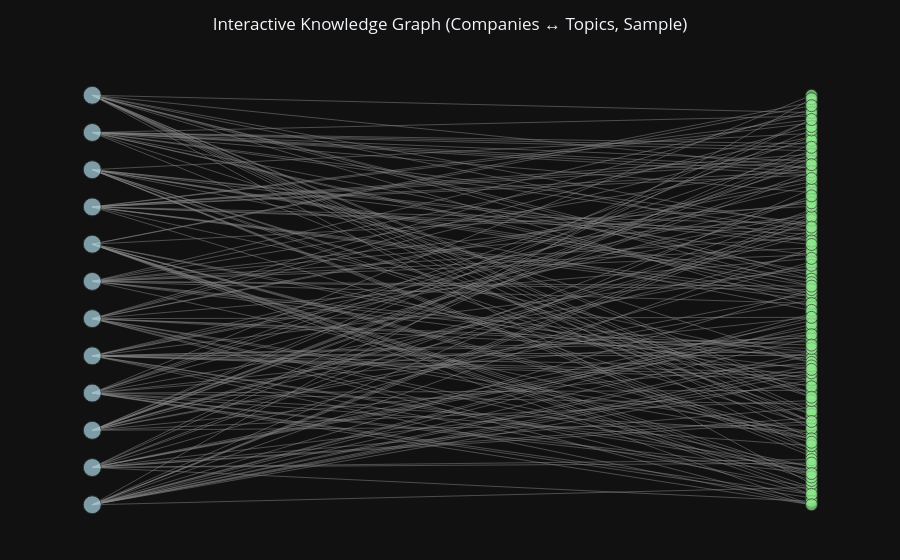

The notebook cell saved with this chart:
### Code cell
import plotly.graph_objects as go

# -----------------------------
# Build a smaller subgraph H
# -----------------------------

# All company nodes in the big graph G
company_nodes = [n for n, d in G.nodes(data=True) if d.get("type") == "company"]

# Use degree to pick the most "connected" companies
deg_full = dict(G.degree(company_nodes))

N = 12  # number of companies to display (tune this)
top_companies = sorted(company_nodes, key=lambda n: deg_full[n], reverse=True)[:N]

# Include all topics attached to these companies
sub_nodes = set(top_companies)
for c in top_companies:
    sub_nodes.update(G.neighbors(c))

H = G.subgraph(sub_nodes).copy()
print("Interactive subgraph:", H.number_of_nodes(), "nodes,", H.number_of_edges(), "edges")

# -----------------------------
# Create a bipartite-style layout
#   - Companies on x=0
#   - Topics on x=1
# -----------------------------
companies_sub = [n for n, d in H.nodes(data=True) if d.get("type") == "company"]
topics_sub    = [n for n, d in H.nodes(data=True) if d.get("type") == "topic"]

pos = {}

# How many nodes on each side
n_topics = len(topics_sub)
n_companies = len(companies_sub)

# We'll use the company side to define the vertical span
max_y = max(n_companies - 1, 1)

# Spread topics evenly across [0, max_y]
topic_y_values = np.linspace(0, max_y, num=n_topics) if n_topics > 1 else [max_y / 2]

for y, n in zip(topic_y_values, sorted(topics_sub)):
    pos[n] = (1, y)

# Companies still stacked 0..max_y
for i, n in enumerate(sorted(companies_sub)):
    pos[n] = (0, i)


# -----------------------------
# Build edge trace
# -----------------------------
edge_x = []
edge_y = []
edge_hover_x = []
edge_hover_y = []
edge_hover_text = []

for u, v, d in H.edges(data=True):
    x0, y0 = pos[u]
    x1, y1 = pos[v]

    # edge line
    edge_x += [x0, x1, None]
    edge_y += [y0, y1, None]

    # midpoint for hover marker
    mx, my = (x0 + x1) / 2, (y0 + y1) / 2
    edge_hover_x.append(mx)
    edge_hover_y.append(my)
    edge_hover_text.append(
        f"<b>{G.nodes[u].get('label', u) if G.nodes[u].get('type')=='company' else u}</b> "
        f"↔ "
        f"<b>{G.nodes[v].get('label', v) if G.nodes[v].get('type')=='company' else v}</b><br>"
        f"TF-IDF weight: {d.get('weight', 0):.4f}"
    )

edge_trace = go.Scatter(
    x=edge_x,
    y=edge_y,
    mode="lines",
    line=dict(width=0.5, color="#888"),
    hoverinfo="none",
    name="Edges"
)

edge_hover_trace = go.Scatter(
    x=edge_hover_x,
    y=edge_hover_y,
    mode="markers",
    hoverinfo="text",
    marker=dict(size=6, color="rgba(0,0,0,0)"),  # invisible markers used only for hover
    text=edge_hover_text,
    name="Edge info"
)

# -----------------------------
# Build node trace
# -----------------------------
node_x = []
node_y = []
node_text = []
node_color = []
node_size = []

for n, d in H.nodes(data=True):
    x, y = pos[n]
    node_x.append(x)
    node_y.append(y)

    if d.get("type") == "company":
        label = d.get("label", n)
        node_text.append(f"<b>{label}</b><br>Symbol: {n}")
        node_color.append("lightblue")
        node_size.append(18)
    else:
        node_text.append(f"Topic: {n}")
        node_color.append("lightgreen")
        node_size.append(12)

node_trace = go.Scatter(
    x=node_x,
    y=node_y,
    mode="markers",
    hoverinfo="text",
    text=node_text,
    marker=dict(
        size=node_size,
        color=node_color,
        line_width=1,
        line_color="#333"
    ),
    name="Nodes"
)

# -----------------------------
# Build and show figure
# -----------------------------
fig = go.Figure(
    data=[edge_trace, edge_hover_trace, node_trace],
    layout=go.Layout(
        title="Interactive Knowledge Graph (Companies ↔ Topics, Sample)",
        title_x=0.5,
        showlegend=False,
        hovermode="closest",
        margin=dict(b=20, l=40, r=40, t=60),
        xaxis=dict(showgrid=False, zeroline=False, showticklabels=False),
        yaxis=dict(showgrid=False, zeroline=False, showticklabels=False),
    )
)

fig.show()

### Figure 1 — Plotly figure (JSON) as saved in the notebook; plotly's stock layout.template omitted (floating-point values rounded to 4 significant figures; data arrays with more than 128 entries replaced by an {"elided": "..."} marker saying what was removed)
{"data": [{"hoverinfo": "none", "line": {"color": "#888", "width": 0.5}, "mode": "lines", "name": "Edges", "x": {"elided": "579 int values"}, "y": {"elided": "579 float values"}, "type": "scatter"}, {"hoverinfo": "text", "marker": {"color": "rgba(0,0,0,0)", "size": 6}, "mode": "markers", "name": "Edge info", "text": {"elided": "193 str values"}, "x": {"elided": "193 float values"}, "y": {"elided": "193 float values"}, "type": "scatter"}, {"hoverinfo": "text", "marker": {"color": {"elided": "131 str values"}, "line": {"color": "#333", "width": 1}, "size": {"elided": "131 int values"}}, "mode": "markers", "name": "Nodes", "text": {"elided": "131 str values"}, "x": {"elided": "131 int values"}, "y": {"elided": "131 float values"}, "type": "scatter"}], "layout": {"hovermode": "closest", "margin": {"b": 20, "l": 40, "r": 40, "t": 60}, "showlegend": false, "title": {"text": "Interactive Knowledge Graph (Companies ↔ Topics, Sample)", "x": 0.5}, "xaxis": {"showgrid": false, "showticklabels": false, "zeroline": false}, "yaxis": {"showgrid": false, "showticklabels": false, "zeroline": false}}}
